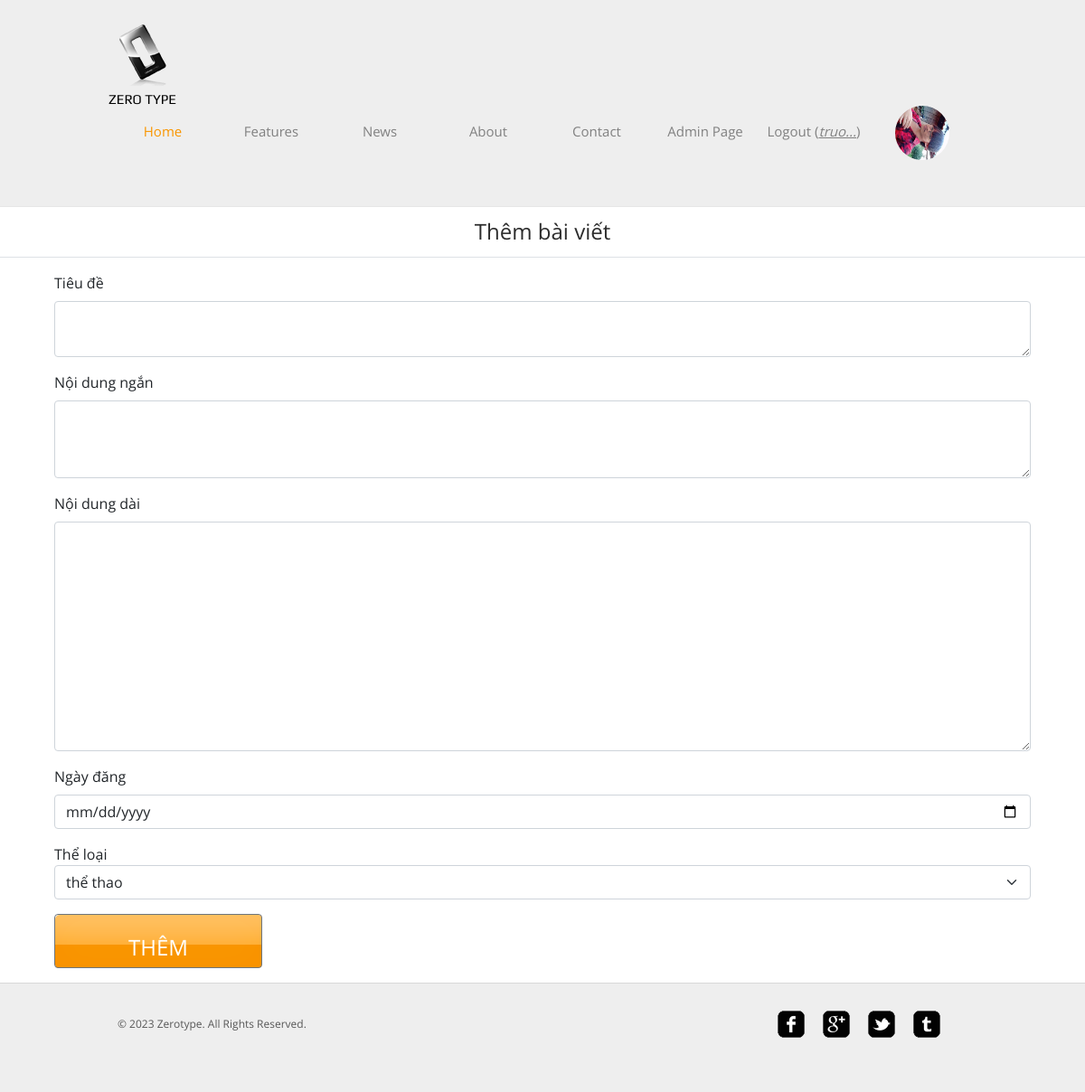
/post/addPost.php (signed in), run on the app's committed database.
### tables this page shows
CREATE TABLE `user` (
  `id` int(11) NOT NULL,
  `email` varchar(100) NOT NULL,
  `username` varchar(100) NOT NULL,
  `password` varchar(100) NOT NULL,
  `avatar` varchar(255) NOT NULL,
  `fullname` varchar(255) NOT NULL,
  `gender` varchar(6) NOT NULL,
  `favorite` varchar(255) NOT NULL,
  `role` varchar(5) NOT NULL
);

### controll.php (called while the page is built, shortened)
<?php
include('connect.php');
class AbstractQuery{
    public function convertShortContent($content){
        return strlen($content) < 4 ? $content : substr($content,0,4)."...";
    }
    public function loginGetValue($username,$password){
        global $conn;
        $sql="select * from user where username = '$username' and password = '$password'";
        $run = mysqli_query($conn,$sql);
        return $run;
    }
    public function loginWithCookie(){
        if(isset($_COOKIE['username']) && isset($_COOKIE['password'])) {
            $username= $_COOKIE['username'];
            $password= $_COOKIE['password'];
            $run = $this->loginGetValue($username,$password);
            return $run->num_rows > 0 ? $run : null;
        }
        return null;
    }
    public function getAllCategory(){
        global $conn;
        $sql= "select * from category";
        $run = mysqli_query($conn,$sql);
        return $run;
    }
}
?>

### post/addPost.php (the view, shortened to what this page needs)
<!DOCTYPE HTML>
<html>
<head>
	<link rel="stylesheet" href="https://pro.fontawesome.com/releases/v5.15.4/css/all.css">
    <link href="https://cdn.jsdelivr.net/npm/bootstrap@5.1.3/dist/css/bootstrap.min.css" rel="stylesheet">
	<link rel="stylesheet" href="../css/style.css" type="text/css">
	<link rel="stylesheet" href="../css/style2.css" type="text/css">
</head>
<body>
	<div id="header">
		<div>
			<div class="logo">
				<a href="/zerotype/index.php">Zero Type</a>
			</div>
			<ul id="navigation">
				<li class="active">
					<a href="/zerotype/admin.php">Home</a>
				</li>
				<li>
					<a href="/zerotype/features.php">Features</a>
				</li>
				<li>
					<a href="/zerotype/news.php">News</a>
				</li>
				<li>
					<a href="/zerotype/about.php">About</a>
				</li>
				<li>
					<a href="/zerotype/contact.php">Contact</a>
				</li>
				<?php
				include("../filterwithcookie.php");
				?>
				<li>
				<div class="avatar">
                    <?php
                    global $query;
                    $run = $query->loginGetValue($_COOKIE['username'],$_COOKIE['password']);
                        if($run->num_rows > 0){
                            $row = $run->fetch_assoc();
                            echo "<a href='/zerotype/profile/updateProfile.php'><img src=../".$row['avatar']." width='60' height='60' style='border-radius:50%;'></a>";
                        }
                    ?>
				</div>
				</li>
			</ul>
		</div>
	</div>
					<center><h2 style="margin-top:15px;">Thêm bài viết</h2></center>
                    <div class="border-bottom my-3"></div>
                    <form method="POST" id="post">
                        <div class="mb-3">
                            <label class="form-label">Tiêu đề</label>
                            <textarea class="form-control" name="title" rows="2"></textarea>
                        </div>
                        <div class="mb-3">
                            <label class="form-label">Nội dung ngắn</label>
                            <textarea class="form-control" name="short_content" rows="3"></textarea>
                        </div>
                        <div class="mb-3">
                            <label class="form-label">Nội dung dài</label>
                            <textarea class="form-control" name="long_content" rows="10"></textarea>
                        </div>
                        <div class="mb-3">
                            <label class="form-label">Ngày đăng</label>
                            <input type="date" class="form-control" name="date" value="' .  . '">
                        </div>
						<div class="mb-3">
                            <label>Thể loại</label>
							<select class="form-select" class="form-control" name="category_id">
								<?php
									global $query;
									$categories = $query->getAllCategory();
									foreach($categories as $category){
								?>
								<option value="<?php echo $category['id'] ?>"><?php echo $category['name']?></option>
								<?php
									}
								?>
							</select>
                        </div>
                        <div class="mb-3">
                            <input type="submit" name="submit" value="Thêm" class="btn btn-secondary">
                        </div>
                    </form>
	<div id="footer">
		<div class="clearfix">
			<div id="connect">
				<a href="http://freewebsitetemplates.com/go/facebook/" target="_blank" class="facebook"></a><a href="http://freewebsitetemplates.com/go/googleplus/" target="_blank" class="googleplus"></a><a href="http://freewebsitetemplates.com/go/twitter/" target="_blank" class="twitter"></a><a href="http://www.freewebsitetemplates.com/misc/contact/" target="_blank" class="tumbler"></a>
			</div>
			<p>
				© 2023 Zerotype. All Rights Reserved.
			</p>
		</div>
	</div>
</body>
</html>

### filterwithcookie.php
<?php
include("controll.php");
$query = new AbstractQuery();
$checkCookie = $query->loginWithCookie();
if($checkCookie != null){
    while($row = $checkCookie->fetch_assoc()) {
        if($row['role']=="ADMIN"){
            echo '<li>
            <a href="/zerotype/admin.php">Admin Page</a>
            </li>';
        }
        echo '<li>
        <a href="/zerotype/logoutcookie.php">Logout (<u><i>'.$query->convertShortContent($row['username']).'</i></u>)</a>
        </li>
        <style>
        #register,#login{
            display: none;
        }
        </style>';
        break;
    }
}
else
    header('Location: login.php');
?>

### css/style.css (style rules this page uses)
body { background-color: #fff; font-family: 'OpenSans'; margin: 0; }
img { border: 0; }
.clearfix:after, #contents:after { clear: both; content: ""; display: block; height: 1%; line-height: 0; visibility: hidden; }
.btn { background: url(../images/bg-button.png) no-repeat; background-position: 0 -70px; color: #fff; display: inline-block; font: 24px/60px 'OpenSans'; height: 60px; width: 230px; text-align: center; text-decoration: none; text-transform: uppercase; }
#header { background-color: #eee; border-bottom: 1px solid #e6e6e6; padding: 27px 0; }
#header>div, #footer>div { width: 920px; margin: 0 auto; padding: 0 20px; }
#header .logo { float: left; margin-right: 20px; }
#header .logo a { background: url(../images/logo.png) no-repeat center top; color: #000; display: block; font: 15px/30px 'Play'; height: 20px; width: 76px; padding-top: 68px; text-decoration: none; text-transform: uppercase; }
#navigation { display: inline-block; list-style: none; line-height: 100px; margin: 0; padding: 0; }
#navigation li { float: left; width: 160px; text-align: center; }
#navigation li a { color: #818181; font-size: 15px; line-height: 30px; text-decoration: none; }
#navigation li.active a { color: #f99600; }
h2 { color: #2c2c2c; font-size: 24px; font-weight: normal; line-height: 24px; margin: 0 0 12px; }
p { color: #585858; font-size: 16px; line-height: 24px; margin: 0 0 30px; }
#footer { background-color: #eee; border-top: 1px solid #d8d8d8; padding: 30px 0; }
#footer p { font-size: 12px; line-height: 30px; padding-left: 10px; }
#connect { float: right; display: inline-block; margin-right: 30px; }
#connect a { background: url(../images/icons.png) no-repeat; display: inline-block; height: 30px; width: 30px; margin: 0 10px; }
#connect a.googleplus { background-position: 0 -40px; }
#connect a.twitter { background-position: 0 -80px; }
#connect a.tumbler { background-position: 0 -120px; }

### css/style2.css (style rules this page uses)
#navigation li { float: left; width: 120px; text-align: center; }
#header>div, #footer>div { width: 1000px; margin: 0 auto; padding: 0 20px; }

### post/addPost.php (style rules this page uses)
.avatar { width: 100%; }
#post { border-collapse: collapse; width: 90%; margin: 0 auto; }
#header>div, #footer>div { width: 1000px; }

### data on the page
user: role "Admin Page", username "truo...", avatar (picture)

### other printed values
form field category_id "thể thao"
